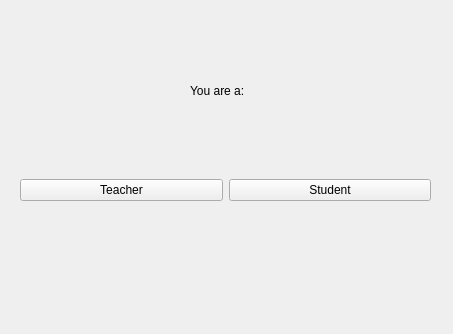
<?xml version="1.0" encoding="UTF-8"?>
<ui version="4.0">
 <class>Form</class>
 <widget class="QWidget" name="Form">
  <property name="geometry">
   <rect>
    <x>0</x>
    <y>0</y>
    <width>453</width>
    <height>334</height>
   </rect>
  </property>
  <property name="windowTitle">
   <string>Form</string>
  </property>
  <widget class="QLabel" name="indicatorLabel">
   <property name="geometry">
    <rect>
     <x>190</x>
     <y>80</y>
     <width>81</width>
     <height>21</height>
    </rect>
   </property>
   <property name="styleSheet">
    <string notr="true">font: 18pt &quot;Avenir&quot;;</string>
   </property>
   <property name="text">
    <string>You are a: </string>
   </property>
  </widget>
  <widget class="QWidget" name="layoutWidget">
   <property name="geometry">
    <rect>
     <x>20</x>
     <y>150</y>
     <width>411</width>
     <height>81</height>
    </rect>
   </property>
   <layout class="QHBoxLayout" name="horizontalLayout">
    <item>
     <widget class="QPushButton" name="teacherButton">
      <property name="styleSheet">
       <string notr="true"/>
      </property>
      <property name="text">
       <string>Teacher</string>
      </property>
     </widget>
    </item>
    <item>
     <widget class="QPushButton" name="studentButton">
      <property name="styleSheet">
       <string notr="true"/>
      </property>
      <property name="text">
       <string>Student</string>
      </property>
     </widget>
    </item>
   </layout>
  </widget>
 </widget>
 <resources/>
 <connections/>
</ui>
